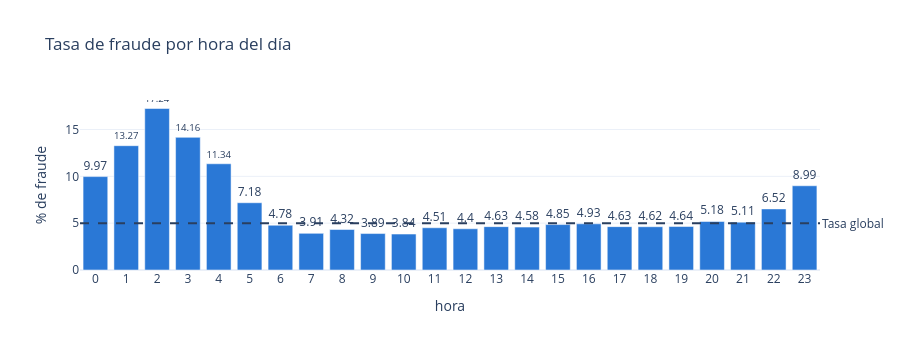
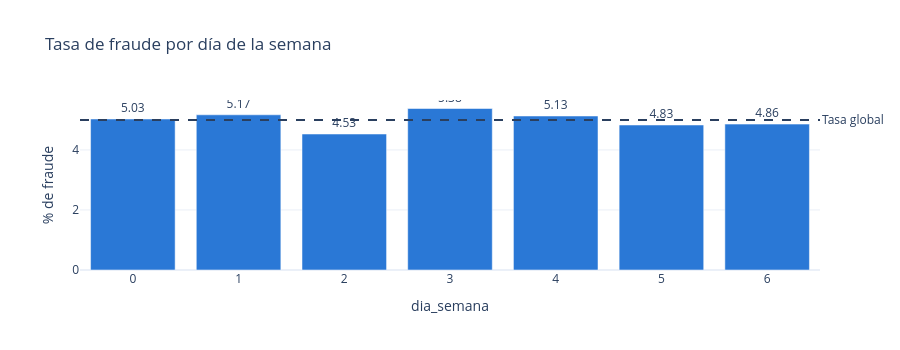

The code cell stored with these charts, in order, in its notebook:
### Code cell
# Tasa de fraude por hora del día y por día de la semana
graficar_tasa_fraude(df['fraude'], df['hora'], 'Tasa de fraude por hora del día').show()
graficar_tasa_fraude(df['fraude'], df['dia_semana'], 'Tasa de fraude por día de la semana').show()

### Figure 1 — Plotly figure (JSON) as saved in the notebook; plotly's stock layout.template omitted (floating-point values rounded to 4 significant figures)
{"data": [{"hovertemplate": "hora=%{x}<br>% de fraude=%{y}<extra></extra>", "legendgroup": "", "marker": {"color": "#2a78d6", "pattern": {"shape": ""}}, "name": "", "orientation": "v", "showlegend": false, "textposition": "outside", "texttemplate": "%{y}", "type": "bar", "x": ["0", "1", "2", "3", "4", "5", "6", "7", "8", "9", "10", "11", "12", "13", "14", "15", "16", "17", "18", "19", "20", "21", "22", "23"], "xaxis": "x", "y": [9.97, 13.27, 17.24, 14.16, 11.34, 7.18, 4.78, 3.91, 4.32, 3.89, 3.84, 4.51, 4.4, 4.63, 4.58, 4.85, 4.93, 4.63, 4.62, 4.64, 5.18, 5.11, 6.52, 8.99], "yaxis": "y"}], "layout": {"annotations": [{"showarrow": false, "text": "Tasa global", "x": 1, "xanchor": "left", "xref": "x domain", "y": 5, "yanchor": "middle", "yref": "y"}], "barmode": "relative", "height": 350, "legend": {"tracegroupgap": 0}, "shapes": [{"line": {"dash": "dash"}, "type": "line", "x0": 0, "x1": 1, "xref": "x domain", "y0": 5, "y1": 5, "yref": "y"}], "title": {"text": "Tasa de fraude por hora del día"}, "xaxis": {"anchor": "y", "domain": [0, 1], "title": {"text": "hora"}, "type": "category"}, "yaxis": {"anchor": "x", "domain": [0, 1], "title": {"text": "% de fraude"}}}}

### Figure 2 — Plotly figure (JSON) as saved in the notebook; plotly's stock layout.template omitted (floating-point values rounded to 4 significant figures)
{"data": [{"hovertemplate": "dia_semana=%{x}<br>% de fraude=%{y}<extra></extra>", "legendgroup": "", "marker": {"color": "#2a78d6", "pattern": {"shape": ""}}, "name": "", "orientation": "v", "showlegend": false, "textposition": "outside", "texttemplate": "%{y}", "type": "bar", "x": ["0", "1", "2", "3", "4", "5", "6"], "xaxis": "x", "y": [5.03, 5.17, 4.53, 5.38, 5.13, 4.83, 4.86], "yaxis": "y"}], "layout": {"annotations": [{"showarrow": false, "text": "Tasa global", "x": 1, "xanchor": "left", "xref": "x domain", "y": 5, "yanchor": "middle", "yref": "y"}], "barmode": "relative", "height": 350, "legend": {"tracegroupgap": 0}, "shapes": [{"line": {"dash": "dash"}, "type": "line", "x0": 0, "x1": 1, "xref": "x domain", "y0": 5, "y1": 5, "yref": "y"}], "title": {"text": "Tasa de fraude por día de la semana"}, "xaxis": {"anchor": "y", "domain": [0, 1], "title": {"text": "dia_semana"}, "type": "category"}, "yaxis": {"anchor": "x", "domain": [0, 1], "title": {"text": "% de fraude"}}}}
